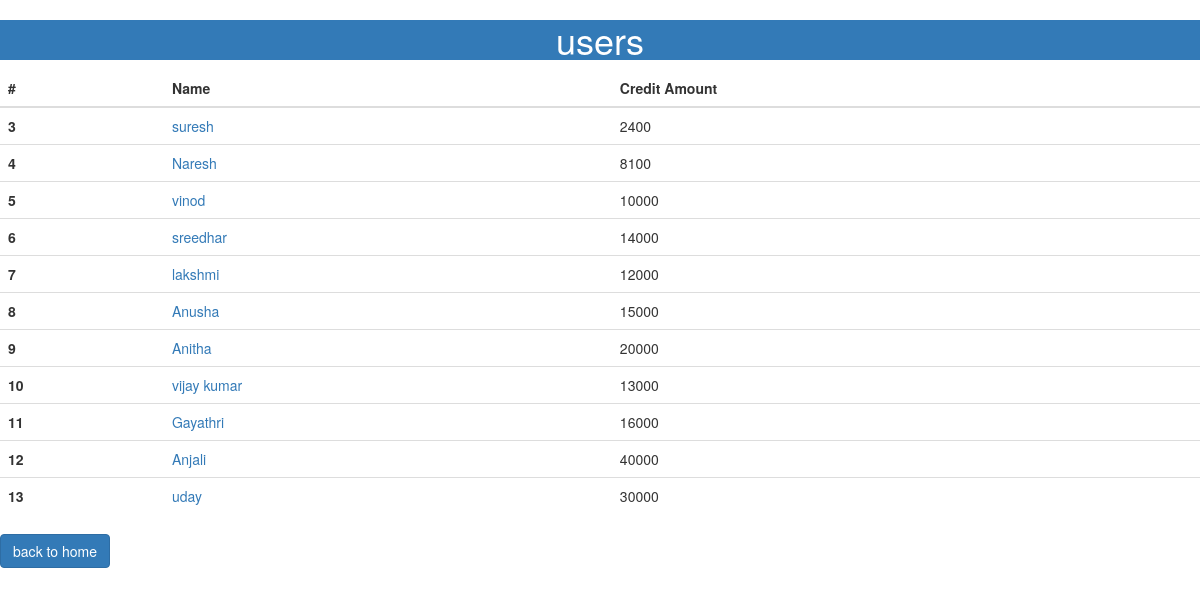
Page /viewuser on the committed database.
### creditmanagementapp/models.py (models this page shows)
class Add_User_Model(models.Model):
	name=models.CharField(max_length=50)
	credit_amount=models.IntegerField(default="")

### creditmanagementapp/views.py (the view)
# urls.py: path('viewuser',views.viewuser,name="viewuser"),
def viewuser(request):
	objs=Add_User_Model.objects.all()
	return render(request,"viewuser.html",{'objs':objs})

### templates/viewuser.html (shortened to what this page needs)
<!DOCTYPE html>
<html>
<head>
  <link rel="stylesheet" href="https://maxcdn.bootstrapcdn.com/bootstrap/3.4.1/css/bootstrap.min.css">
</head>
<body>
	<center><h1 class="p-3 mb-2 bg-primary text-white">users</h1></center>
	<table class="table">
		<thead>
			<tr>
				<th scope="col">#</th>
				<th scope="col">Name</th>
				<th scope="col">Credit Amount</th>
			</tr>
		</thead>
		<tbody>
			{% for item in objs %}
			<tr>
				<th scope="row">{{item.id}}</th>
				<td><a href="transfer/{{item.name}}">{{ item.name }}</a></td>
				<td>{{ item.credit_amount}}</td>
			</tr>
			{% endfor %}
		</tbody>
	</table>
	<a href="{% url 'home'%}"><button class="btn btn-primary"> back to home</button></a>
</body>
</html>

### rows in the picture
Add_User_Model: id "3", name "suresh", credit_amount "2400"
Add_User_Model: id "4", name "Naresh", credit_amount "8100"
Add_User_Model: id "5", name "vinod", credit_amount "10000"
Add_User_Model: id "6", name "sreedhar", credit_amount "14000"
Add_User_Model: id "7", name "lakshmi", credit_amount "12000"
Add_User_Model: id "8", name "Anusha", credit_amount "15000"
Add_User_Model: id "9", name "Anitha", credit_amount "20000"
Add_User_Model: id "10", name "vijay kumar", credit_amount "13000"
Add_User_Model: id "11", name "Gayathri", credit_amount "16000"
Add_User_Model: id "12", name "Anjali", credit_amount "40000"
Add_User_Model: id "13", name "uday", credit_amount "30000"
